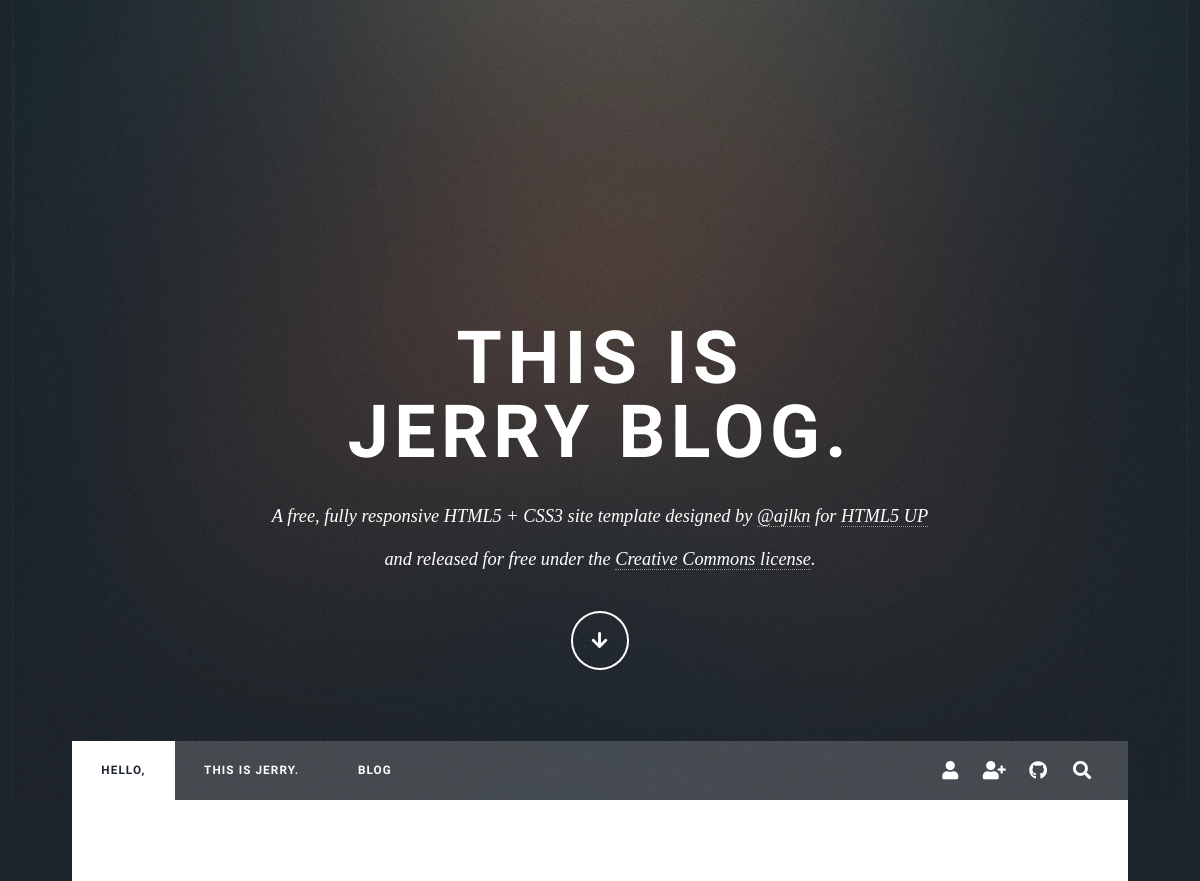
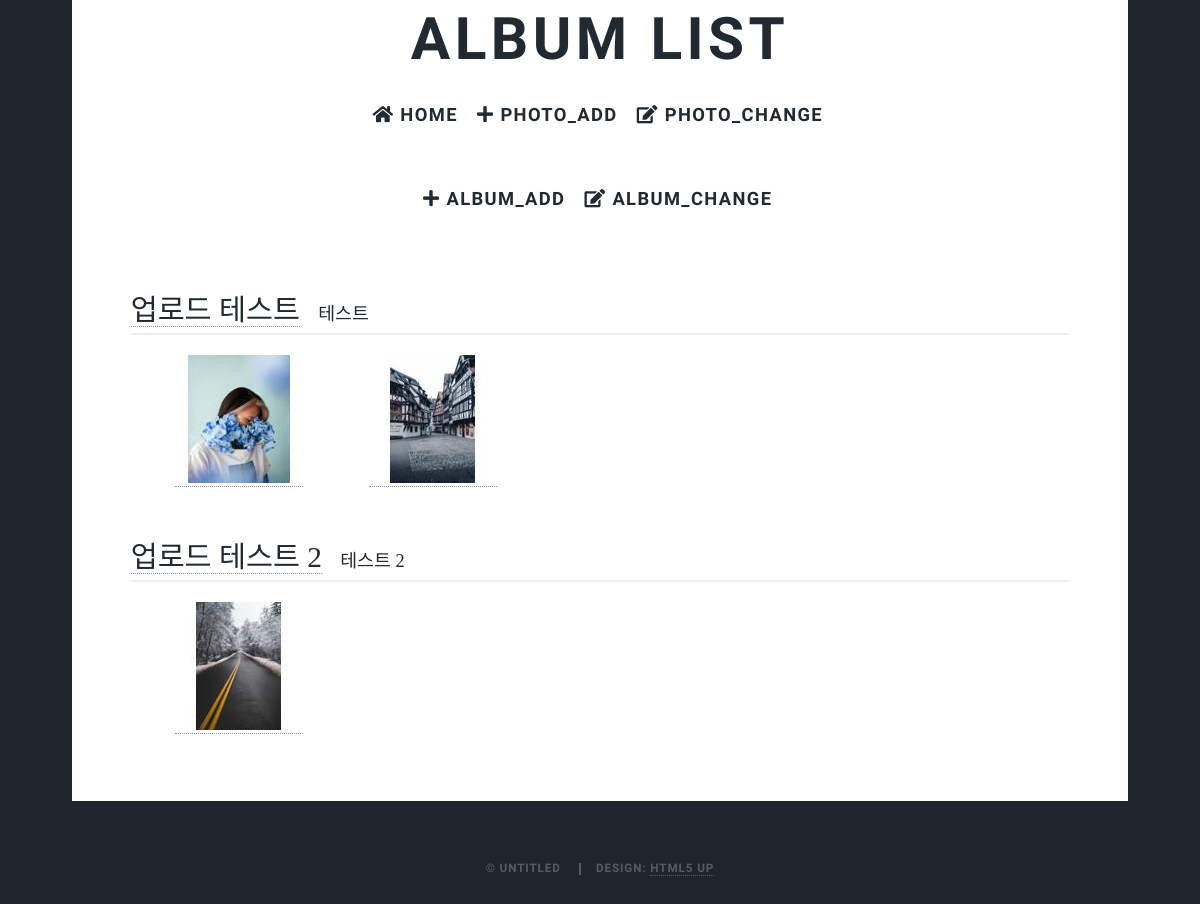
The app's page /photo/ with its own data (2 pictures, top to bottom).
### photo/models.py (models this page shows, shortened)
class Album(models.Model):
    name        = models.CharField(max_length=50)
    description = models.CharField('One Line Description', max_length=100, blank=True)  # 설명
    owner       = models.ForeignKey('auth.User', on_delete=models.CASCADE, verbose_name='OWNER',blank=True, null=True)
    class Meta:
        ordering = ('name',)

class Photo(models.Model):
    album       = models.ForeignKey(Album, on_delete=models.CASCADE)
    title       = models.CharField('TITLE', max_length=30)
    description = models.TextField('Photo Description', blank=True)
    image       = ThumbnailImageField(upload_to='photo/%y/%m')
    upload_dt   = models.DateTimeField('Upload Date', auto_now_add=True)
    owner       = models.ForeignKey('auth.User', on_delete=models.CASCADE, verbose_name='OWNER',blank=True, null=True)
    class Meta:
        ordering = ('title',)
    def get_absolute_url(self):
        return reverse('photo:photo_detail', args=(self.id,))

### photo/views.py (the view)
# urls.py: path('', views.AlbumLV.as_view(), name='index'),
class AlbumLV(ListView):
    model = Album
    template_name = 'photo/album_list.html'

### photo/fields.py (called while the page is built)
    def _add_thumb(self, s):
        parts = s.split(".")
        parts.insert(-1, "thumb")
        if parts[-1].lower() not in ['jpeg', 'jpg']:
            parts[-1] = 'jpg'
            print(parts)
        return ".".join(parts)

    @property
    def thumb_url(self):
        return self._add_thumb(self.url)

### templates/photo/album_list.html (shortened to what this page needs)
{% extends 'blog/base.html'%}
{% load static %}
{% block content %}
<div id="main">
    <section class="post">
        <header class="major">
            <h1> Album LIST </h1>
            <ul class='nav justify-content-center'  >
                <li class="nav-item"><h3><a href="{% url 'home' %}"><i class="fa fa-home"></i>&nbsp;Home &nbsp;</a></h3></li>
                <li class="nav-item"><h3><a href="{% url 'photo:photo_add' %}"><i class="fa fa-plus"></i>&nbsp;photo_add &nbsp;</a></h3></li>
                <li class="nav-item"><h3><a href="{% url 'photo:photo_change' %}"><i class="fas fa-edit"></i></i>&nbsp;photo_change &nbsp;</a></h3></li>
            </ul>
            <br/>
            <ul class='nav justify-content-center'  >
                <li class="nav-item"><h3><a href="{% url 'photo:album_add' %}"><i class="fa fa-plus"></i>&nbsp;album_add &nbsp;</a></h3></li>
                <li class="nav-item"><h3><a href="{% url 'photo:album_change' %}"><i class="fas fa-edit"></i></i>&nbsp;album_change &nbsp;</a></h3></li>
            </ul>
        </header>
        {% for item in object_list%}
        <div class="mt-5">
            <a class="h2" href="{% url 'photo:album_detail' item.id %}">{{ item.name }}</a>&emsp;
            <span class="h5">{{ item.description }}</span>
        </div>
        <hr style="margin: 0 0 20px 0;">
        <div class="row">
            {% for photo in item.photo_set.all|slice:":5" %}
            <div class="ml-5">
                <div class="thumbnail">
                    <a href=" {{photo.get_absolute_url }}">
                        <img src="{{ photo.image.thumb_url }}" style="width: 100%;">
                    </a>
                </div>
            </div>
            {% endfor %}
        </div>
        {% endfor %}
    </section>
</div>
{% endblock %}

### records on screen
Album: name "업로드 테스트", description "테스트"
Photo: shows a picture
Photo: shows a picture
Album: name "업로드 테스트 2", description "테스트 2"
Photo: shows a picture
